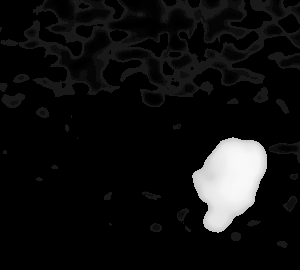
#> input picture train/Agachado-0000001700.png, 300 x 270 px, given in place of Agachado-100.png, which was not available
$ python clean_histogram.py
#> lines starting #> are read from the running program, lines starting #| are printed output that depends on the picture; pictures that were not available may be replaced by others from this repository, and a replacement may not be noted
#Trazando Histogramas
#Hay dos formas para esto,
#Camino corto: use las funciones de trazado de Matplotlib
#Largo camino: use las funciones de dibujo de OpenCV

#Usando Matplotlib
#Matplotlib viene con una función de trazado de histograma: matplotlib.pyplot.hist ()

import cv2
from matplotlib import pyplot as plt
import os
import pandas as pd

#Ejemplo 1
img = cv2.imread('E:/Elian/Asignaturas UIB/Trabajo de Fin de Master/cod proyecto/Ouch/train/Agachado-100.png',0)
#> img is the input picture: shape (270, 300); min 0, max 248, mean 16.9
plt.hist(img.ravel(),256,[0,256])
plt.show()
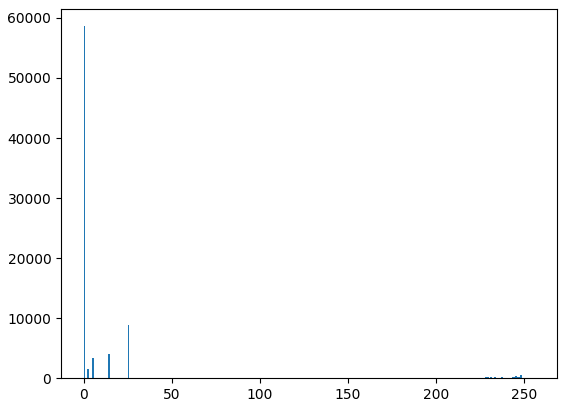
#> figure drawn by matplotlib, 1 panel; tallest bar 58624 high, from x = 0 to 1

#Ejemplo 2
#También se puede usar el diagrama normal de matplotlib, que sería bueno para el diagrama BGR.
img = cv2.imread('E:/Elian/Asignaturas UIB/Trabajo de Fin de Master/cod proyecto/Ouch/train/Agachado-2.png')
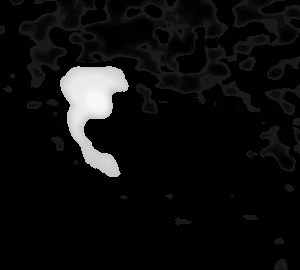
#> input picture train/Agachado-000002089.png, 300 x 270 px, given in place of Agachado-2.png, which was not available
#> img is the input picture: shape (270, 300, 3); min 0, max 249, mean 13.9
color = ('b','g','r')
for i,col in enumerate(color):
    histr = cv2.calcHist([img],[i],None,[256],[0,256])
    plt.plot(histr,color = col)
    plt.xlim([0,256])
plt.show()
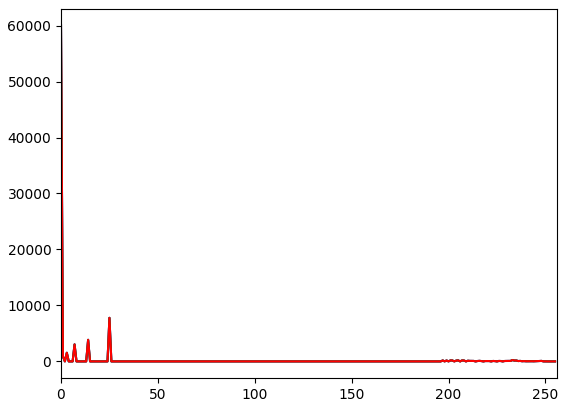
#> figure drawn by matplotlib, 1 panel; curve peaks at x = 0, y = 60028; curve peaks at x = 0, y = 60028; curve peaks at x = 0, y = 60028
#> pass 3 of the loop in upload_dfhistogram, `for img1 in os.listdir(DIR):`:
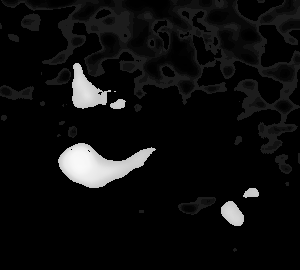
#> input picture train/Agachado-00001679.png, 300 x 270 px, found by its file name
#> in upload_dfhistogram, foto is the input picture: shape (270, 300); min 0, max 249, mean 14.4
#> in upload_dfhistogram, `plt.savefig('E:/Elian/Asignaturas UIB/Trabajo de Fin de Master/cod pro..`:
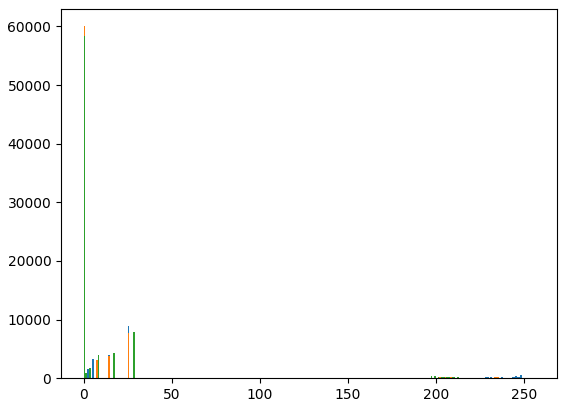
#> figure drawn by matplotlib, 1 panel; tallest bar 58624 high, from x = 0 to 1; tallest bar 60028 high, from x = 0 to 1; tallest bar 58440 high, from x = 0 to 1
#> the loop made 4 passes; the first 3 are shown


#Ejemplo 3
#Dir de la carpeta de imagenes
DIR = 'E:/Elian/Asignaturas UIB/Trabajo de Fin de Master/cod proyecto/Ouch/train'

#Llenando un data frame de histogramas
def upload_dfhistogram():
    for img1 in os.listdir(DIR):
        foto = cv2.imread('E:/Elian/Asignaturas UIB/Trabajo de Fin de Master/cod proyecto/Ouch/train/' + str(img1), 0)
        plt.hist(foto.ravel(), 256, [0, 256])
        plt.savefig('E:/Elian/Asignaturas UIB/Trabajo de Fin de Master/cod proyecto/Ouch/histogram/' + str(img1))

#Invoco a la rutina load_labels()
upload_dfhistogram()
#> figure, not shown here; tallest bar 58624 high, from x = 0 to 1; tallest bar 60028 high, from x = 0 to 1; tallest bar 58440 high, from x = 0 to 1
